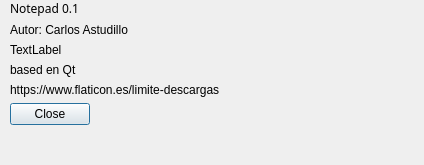
<?xml version="1.0" encoding="UTF-8"?>
<ui version="4.0">
 <class>Acerca</class>
 <widget class="QDialog" name="Acerca">
  <property name="geometry">
   <rect>
    <x>0</x>
    <y>0</y>
    <width>424</width>
    <height>165</height>
   </rect>
  </property>
  <property name="windowTitle">
   <string>Dialog</string>
  </property>
  <widget class="QWidget" name="widget" native="true">
   <property name="geometry">
    <rect>
     <x>10</x>
     <y>0</y>
     <width>240</width>
     <height>150</height>
    </rect>
   </property>
   <layout class="QFormLayout" name="formLayout">
    <item row="0" column="0">
     <widget class="QLabel" name="label">
      <property name="font">
       <font>
        <family>NTR</family>
       </font>
      </property>
      <property name="text">
       <string>Notepad 0.1</string>
      </property>
     </widget>
    </item>
    <item row="1" column="0">
     <widget class="QLabel" name="label_2">
      <property name="text">
       <string>Autor: Carlos Astudillo</string>
      </property>
     </widget>
    </item>
    <item row="2" column="0">
     <widget class="QLabel" name="label_5">
      <property name="text">
       <string>TextLabel</string>
      </property>
     </widget>
    </item>
    <item row="3" column="0">
     <widget class="QLabel" name="label_3">
      <property name="text">
       <string>based en Qt</string>
      </property>
     </widget>
    </item>
    <item row="4" column="0">
     <widget class="QLabel" name="label_4">
      <property name="text">
       <string>https://www.flaticon.es/limite-descargas</string>
      </property>
      <property name="textFormat">
       <enum>Qt::RichText</enum>
      </property>
     </widget>
    </item>
    <item row="5" column="0">
     <widget class="QDialogButtonBox" name="buttonBox">
      <property name="orientation">
       <enum>Qt::Horizontal</enum>
      </property>
      <property name="standardButtons">
       <set>QDialogButtonBox::Close</set>
      </property>
     </widget>
    </item>
   </layout>
  </widget>
  <widget class="QWidget" name="widget_2" native="true">
   <property name="geometry">
    <rect>
     <x>250</x>
     <y>10</y>
     <width>161</width>
     <height>141</height>
    </rect>
   </property>
   <property name="styleSheet">
    <string notr="true">image: url(:/2250029_lined_notepad_notes_pad_paper_icon.png);</string>
   </property>
  </widget>
 </widget>
 <resources/>
 <connections>
  <connection>
   <sender>buttonBox</sender>
   <signal>accepted()</signal>
   <receiver>Acerca</receiver>
   <slot>accept()</slot>
   <hints>
    <hint type="sourcelabel">
     <x>248</x>
     <y>254</y>
    </hint>
    <hint type="destinationlabel">
     <x>157</x>
     <y>274</y>
    </hint>
   </hints>
  </connection>
  <connection>
   <sender>buttonBox</sender>
   <signal>rejected()</signal>
   <receiver>Acerca</receiver>
   <slot>reject()</slot>
   <hints>
    <hint type="sourcelabel">
     <x>316</x>
     <y>260</y>
    </hint>
    <hint type="destinationlabel">
     <x>286</x>
     <y>274</y>
    </hint>
   </hints>
  </connection>
 </connections>
</ui>
